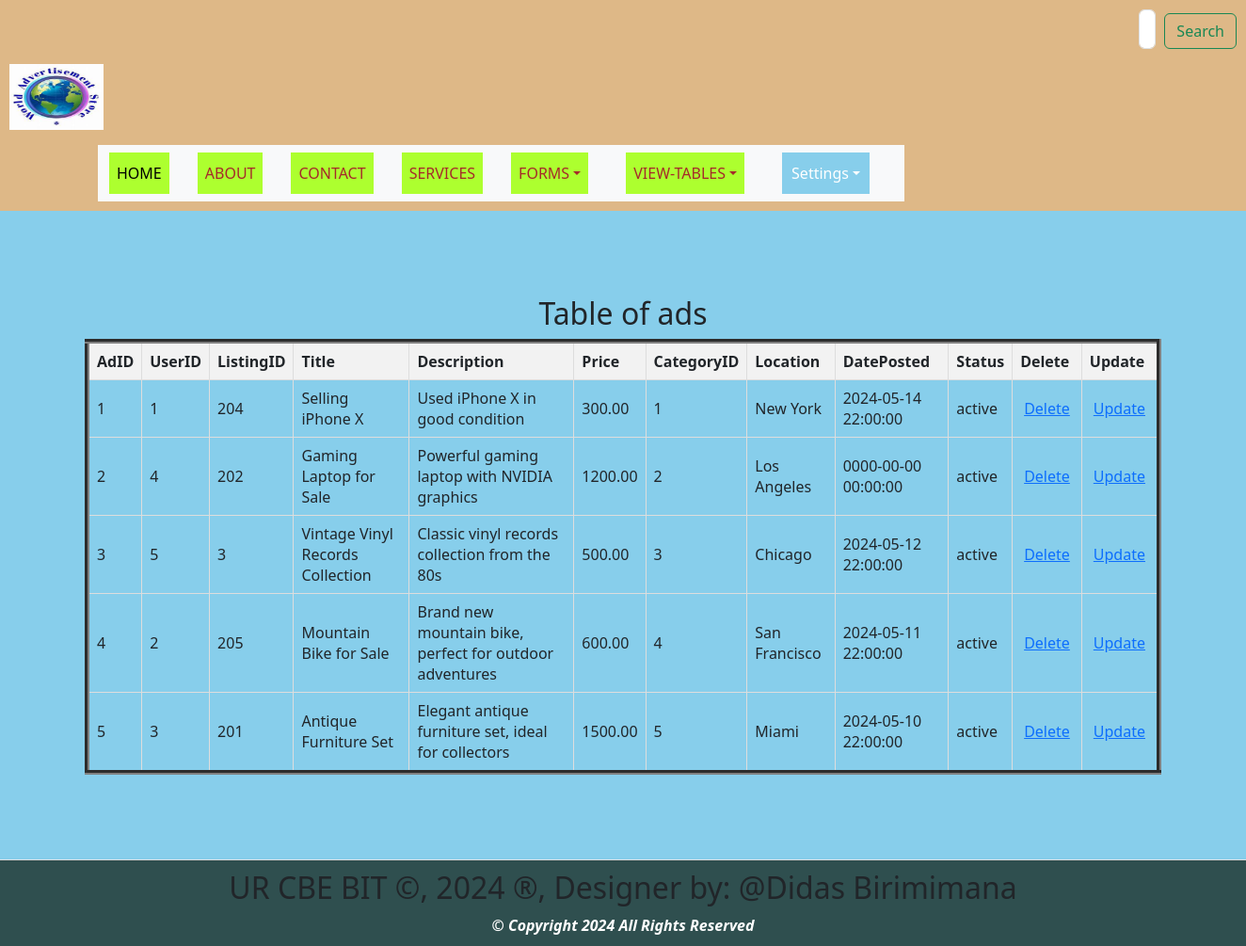
Page /view_ads.php on the committed database.
### tables this page shows
CREATE TABLE `ads` (
  `AdID` int(11) NOT NULL,
  `UserID` int(11) NOT NULL,
  `ListingID` int(11) NOT NULL,
  `Title` varchar(100) NOT NULL,
  `Description` text NOT NULL,
  `Price` decimal(10,2) DEFAULT NULL,
  `CategoryID` int(11) NOT NULL,
  `Location` varchar(100) DEFAULT NULL,
  `DatePosted` timestamp NOT NULL DEFAULT current_timestamp(),
  `Status` enum('active','inactive','sold') DEFAULT 'active'
);

### view_ads.php (the view, shortened to what this page needs)
<html>
<head>
  <link rel="stylesheet" type="text/css" href="styles.css" title="style 1" media="screen, tv, projection, handheld, print"/>
  <link rel="stylesheet" type="text/css" href="styles.css" title="style 1" media="screen, tv, projection, handheld, print">
    <link href="https://cdn.jsdelivr.net/npm/bootstrap@5.3.3/dist/css/bootstrap.min.css" rel="stylesheet">
</head>
<body style="background-color: skyblue;">
<header>
    <form class="d-flex" role="search" action="search.php" method="GET">
        <input class="form-control me-2" type="search" placeholder="Search" aria-label="Search" name="query">
        <button class="btn btn-outline-success" type="submit">Search</button>
    </form>
    <ul style="list-style-type: none; padding: 0;">
        <li style="display: inline; margin-right: 10px;">
           <a href="home.html">
            <img src="./Images/th.jpeg" width="100" height="70" alt="Logo"> </a>
        </li>
    </ul>
    <div class="container">
        <div class="row">
            <div class="col-auto">
                <div class="box">
                    <nav class="navbar navbar-expand-lg bg-body-tertiary">
                        <div class="container-fluid">
                            <div class="collapse navbar-collapse" id="navbarNavDropdown">
                                <ul class="navbar-nav">
                                    <li class="nav-item">
                                        <a class="nav-link active" aria-current="page" href="home.html">HOME</a>
                                    </li>
                                    <li class="nav-item">
                                        <a class="nav-link" href="about.html">ABOUT</a>
                                    </li>
                                    <li class="nav-item">
                                        <a class="nav-link" href="contact.html">CONTACT</a>
                                    </li>
                                    <li class="nav-item">
                                        <a class="nav-link" href="services.html">SERVICES</a>
                                    </li>
                                    <li class="nav-item dropdown">
                                        <a class="nav-link dropdown-toggle" href="#"  data-bs-toggle="dropdown" aria-expanded="false">FORMS</a>
                                    </li>
                                    <li class="nav-item dropdown">
                                        <a class="nav-link dropdown-toggle" href="#" role="button" data-bs-toggle="dropdown" aria-expanded="false">VIEW-TABLES</a>
                                    </li>
                                    <li class="dropdown" style="display: inline; margin-right: 10px;">
                                        <a href="#" class="nav-link dropdown-toggle" style="padding: 10px; color: white; background-color: skyblue; text-decoration: none; margin-right: 15px;">Settings</a>
                                    </li>
                                </ul>
                            </div>
                        </div>
                    </nav>
                </div>
            </div>
        </div>
    </div>
</header>
<section>
<!DOCTYPE html>
<html>
<head>
</head>
<body>
    <center><h2>Table of ads</h2></center>
    <table border="5">
        <tr>
            <th>AdID</th>
            <th>UserID</th>
            <th>ListingID</th>
            <th>Title</th>
            <th>Description</th>
            <th>Price</th>
            <th>CategoryID</th>
            <th>Location</th>
            <th>DatePosted</th>
            <th>Status</th>
            <th>Delete</th>
            <th>Update</th>
        </tr>
        <?php
       include('Database_Connection.php');
        $sql = "SELECT * FROM ads";
        $result = $connection->query($sql);
        if ($result->num_rows > 0) {
            while ($row = $result->fetch_assoc()) {
                $instId = $row['AdID'];
                echo "<tr>
                    <td>" . $row['AdID'] . "</td>
                    <td>" . $row['UserID'] . "</td>
                    <td>" . $row['ListingID'] . "</td>
                    <td>" . $row['Title'] . "</td>
                    <td>" . $row['Description'] . "</td>
                    <td>" . $row['Price'] . "</td>
                    <td>" . $row['CategoryID'] . "</td>
                    <td>" . $row['Location'] . "</td>
                    <td>" . $row['DatePosted'] . "</td>
                    <td>" . $row['Status'] . "</td>
                    <td><a style='padding:4px' href='delete_ads.php?AdID=$instId'>Delete</a></td>
                    <td><a style='padding:4px' href='update_ads.php?AdID=$instId'>Update</a></td>
                </tr>";
            }
        } else {
            echo "<tr><td colspan='9'>No data found</td></tr>";
        }
        ?>
    </table>
</body>
    </section>
<footer>
 <marquee behavior='alternate'>
<b><h2>UR CBE BIT &copy, 2024 &reg, Designer by: @Didas Birimimana</h2></b>
</marquee>
<center><b style="color: white;"><i>&copy Copyright 2024 All Rights Reserved</i></b></center>
</footer>
</body>
</html>

### styles.css (style rules this page uses)
body { font-family: Arial, sans-serif; margin: 0; padding: 0; }
header { background-color: darkslategray; padding: 5px; }
nav { display: flex; justify-content: space-between; }
.nav-link { list-style: none; margin: 0; padding: 0; display: inline-block; margin-right: 20px; text-decoration: none; color: black; }
.dropdown { position: relative; display: inline; margin-right: 10px; }
section { padding: 90px; border-bottom: 1px solid #ddd; }
footer { text-align: center; padding: 10px; background-color: darkslategray; }

### view_ads.php (style rules this page uses)
.nav-link { padding: 10px; color: white; background-color: greenyellow; text-decoration: none; margin-right: 30px; text-align: center; }
.nav-link:link { color: brown; }
button.btn { margin-left: 1px; margin-top: 4px; }
input.form-control { margin-left: 1200px; padding: 8px; }
header { background-color: burlywood; padding: 10px; }
table { width: 100%; border-collapse: collapse; }
th, td { border: 1px solid #ddd; padding: 8px; text-align: left; }
th { background-color: #f2f2f2; }

### rows in the picture
ads: AdID "1", UserID "1", ListingID "204", Title "Selling iPhone X", Description "Used iPhone X in good condition", Price "300.00", CategoryID "1", Location "New York", DatePosted "2024-05-14 22:00:00", Status "active"
ads: AdID "2", UserID "4", ListingID "202", Title "Gaming Laptop for Sale", Description "Powerful gaming laptop with NVIDIA graphics", Price "1200.00", CategoryID "2", Location "Los Angeles", DatePosted "0000-00-00 00:00:00", Status "active"
ads: AdID "3", UserID "5", ListingID "3", Title "Vintage Vinyl Records Collection", Description "Classic vinyl records collection from the 80s", Price "500.00", CategoryID "3", Location "Chicago", DatePosted "2024-05-12 22:00:00", Status "active"
ads: AdID "4", UserID "2", ListingID "205", Title "Mountain Bike for Sale", Description "Brand new mountain bike, perfect for outdoor adventures", Price "600.00", CategoryID "4", Location "San Francisco", DatePosted "2024-05-11 22:00:00", Status "active"
ads: AdID "5", UserID "3", ListingID "201", Title "Antique Furniture Set", Description "Elegant antique furniture set, ideal for collectors", Price "1500.00", CategoryID "5", Location "Miami", DatePosted "2024-05-10 22:00:00", Status "active"
